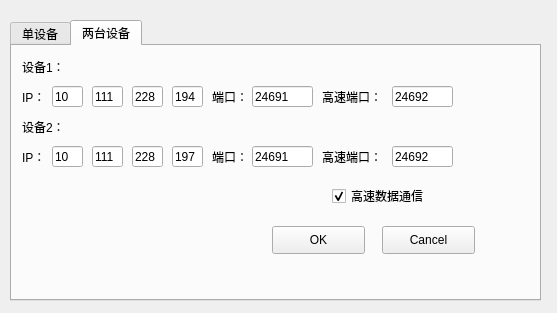
<?xml version="1.0" encoding="UTF-8"?>
<ui version="4.0">
 <class>ConnectDevice</class>
 <widget class="QWidget" name="ConnectDevice">
  <property name="windowModality">
   <enum>Qt::WindowModal</enum>
  </property>
  <property name="geometry">
   <rect>
    <x>0</x>
    <y>0</y>
    <width>557</width>
    <height>313</height>
   </rect>
  </property>
  <property name="windowTitle">
   <string>Form</string>
  </property>
  <widget class="QTabWidget" name="tabWidget">
   <property name="enabled">
    <bool>true</bool>
   </property>
   <property name="geometry">
    <rect>
     <x>10</x>
     <y>20</y>
     <width>531</width>
     <height>281</height>
    </rect>
   </property>
   <property name="currentIndex">
    <number>1</number>
   </property>
   <widget class="QWidget" name="onedevice">
    <attribute name="title">
     <string>单设备</string>
    </attribute>
    <widget class="QPushButton" name="pushButton">
     <property name="geometry">
      <rect>
       <x>220</x>
       <y>140</y>
       <width>93</width>
       <height>28</height>
      </rect>
     </property>
     <property name="text">
      <string>OK</string>
     </property>
    </widget>
    <widget class="QPushButton" name="pushButton_2">
     <property name="geometry">
      <rect>
       <x>330</x>
       <y>140</y>
       <width>93</width>
       <height>28</height>
      </rect>
     </property>
     <property name="text">
      <string>Cancel</string>
     </property>
    </widget>
    <widget class="QLabel" name="label">
     <property name="geometry">
      <rect>
       <x>30</x>
       <y>30</y>
       <width>61</width>
       <height>21</height>
      </rect>
     </property>
     <property name="text">
      <string>IP地址：</string>
     </property>
    </widget>
    <widget class="QLabel" name="label_4">
     <property name="geometry">
      <rect>
       <x>30</x>
       <y>80</y>
       <width>51</width>
       <height>21</height>
      </rect>
     </property>
     <property name="text">
      <string>端口：</string>
     </property>
    </widget>
    <widget class="QLineEdit" name="lineEdit">
     <property name="geometry">
      <rect>
       <x>100</x>
       <y>30</y>
       <width>31</width>
       <height>21</height>
      </rect>
     </property>
     <property name="text">
      <string>10</string>
     </property>
    </widget>
    <widget class="QLineEdit" name="lineEdit_2">
     <property name="geometry">
      <rect>
       <x>150</x>
       <y>30</y>
       <width>31</width>
       <height>21</height>
      </rect>
     </property>
     <property name="text">
      <string>111</string>
     </property>
    </widget>
    <widget class="QLineEdit" name="lineEdit_3">
     <property name="geometry">
      <rect>
       <x>200</x>
       <y>30</y>
       <width>31</width>
       <height>21</height>
      </rect>
     </property>
     <property name="text">
      <string>228</string>
     </property>
    </widget>
    <widget class="QLineEdit" name="lineEdit_4">
     <property name="geometry">
      <rect>
       <x>250</x>
       <y>30</y>
       <width>31</width>
       <height>21</height>
      </rect>
     </property>
     <property name="text">
      <string>194</string>
     </property>
    </widget>
    <widget class="QLineEdit" name="lineEdit_21">
     <property name="geometry">
      <rect>
       <x>100</x>
       <y>80</y>
       <width>61</width>
       <height>21</height>
      </rect>
     </property>
     <property name="text">
      <string>24691</string>
     </property>
    </widget>
    <widget class="QLabel" name="label_connect1">
     <property name="geometry">
      <rect>
       <x>20</x>
       <y>210</y>
       <width>71</width>
       <height>16</height>
      </rect>
     </property>
     <property name="text">
      <string/>
     </property>
    </widget>
   </widget>
   <widget class="QWidget" name="twodevice">
    <attribute name="title">
     <string>两台设备</string>
    </attribute>
    <widget class="QPushButton" name="pushButton_3">
     <property name="geometry">
      <rect>
       <x>260</x>
       <y>180</y>
       <width>93</width>
       <height>28</height>
      </rect>
     </property>
     <property name="text">
      <string>OK</string>
     </property>
    </widget>
    <widget class="QPushButton" name="pushButton_4">
     <property name="geometry">
      <rect>
       <x>370</x>
       <y>180</y>
       <width>93</width>
       <height>28</height>
      </rect>
     </property>
     <property name="text">
      <string>Cancel</string>
     </property>
    </widget>
    <widget class="QLabel" name="label_5">
     <property name="geometry">
      <rect>
       <x>10</x>
       <y>10</y>
       <width>61</width>
       <height>21</height>
      </rect>
     </property>
     <property name="text">
      <string>设备1：</string>
     </property>
    </widget>
    <widget class="QLabel" name="label_6">
     <property name="geometry">
      <rect>
       <x>10</x>
       <y>40</y>
       <width>31</width>
       <height>21</height>
      </rect>
     </property>
     <property name="text">
      <string>IP：</string>
     </property>
    </widget>
    <widget class="QLabel" name="label_7">
     <property name="geometry">
      <rect>
       <x>10</x>
       <y>70</y>
       <width>61</width>
       <height>21</height>
      </rect>
     </property>
     <property name="text">
      <string>设备2：</string>
     </property>
    </widget>
    <widget class="QLabel" name="label_8">
     <property name="geometry">
      <rect>
       <x>10</x>
       <y>100</y>
       <width>31</width>
       <height>21</height>
      </rect>
     </property>
     <property name="text">
      <string>IP：</string>
     </property>
    </widget>
    <widget class="QLineEdit" name="lineEdit_9">
     <property name="geometry">
      <rect>
       <x>40</x>
       <y>40</y>
       <width>31</width>
       <height>21</height>
      </rect>
     </property>
     <property name="text">
      <string>10</string>
     </property>
    </widget>
    <widget class="QLineEdit" name="lineEdit_10">
     <property name="geometry">
      <rect>
       <x>80</x>
       <y>40</y>
       <width>31</width>
       <height>21</height>
      </rect>
     </property>
     <property name="text">
      <string>111</string>
     </property>
    </widget>
    <widget class="QLineEdit" name="lineEdit_11">
     <property name="geometry">
      <rect>
       <x>120</x>
       <y>40</y>
       <width>31</width>
       <height>21</height>
      </rect>
     </property>
     <property name="text">
      <string>228</string>
     </property>
    </widget>
    <widget class="QLineEdit" name="lineEdit_12">
     <property name="geometry">
      <rect>
       <x>160</x>
       <y>40</y>
       <width>31</width>
       <height>21</height>
      </rect>
     </property>
     <property name="text">
      <string>194</string>
     </property>
    </widget>
    <widget class="QLineEdit" name="lineEdit_13">
     <property name="geometry">
      <rect>
       <x>40</x>
       <y>100</y>
       <width>31</width>
       <height>21</height>
      </rect>
     </property>
     <property name="text">
      <string>10</string>
     </property>
    </widget>
    <widget class="QLineEdit" name="lineEdit_14">
     <property name="geometry">
      <rect>
       <x>80</x>
       <y>100</y>
       <width>31</width>
       <height>21</height>
      </rect>
     </property>
     <property name="text">
      <string>111</string>
     </property>
    </widget>
    <widget class="QLineEdit" name="lineEdit_15">
     <property name="geometry">
      <rect>
       <x>120</x>
       <y>100</y>
       <width>31</width>
       <height>21</height>
      </rect>
     </property>
     <property name="text">
      <string>228</string>
     </property>
    </widget>
    <widget class="QLineEdit" name="lineEdit_16">
     <property name="geometry">
      <rect>
       <x>160</x>
       <y>100</y>
       <width>31</width>
       <height>21</height>
      </rect>
     </property>
     <property name="text">
      <string>197</string>
     </property>
    </widget>
    <widget class="QLabel" name="label_15">
     <property name="geometry">
      <rect>
       <x>200</x>
       <y>40</y>
       <width>41</width>
       <height>21</height>
      </rect>
     </property>
     <property name="text">
      <string>端口：</string>
     </property>
    </widget>
    <widget class="QLabel" name="label_16">
     <property name="geometry">
      <rect>
       <x>200</x>
       <y>100</y>
       <width>41</width>
       <height>21</height>
      </rect>
     </property>
     <property name="text">
      <string>端口：</string>
     </property>
    </widget>
    <widget class="QLineEdit" name="lineEdit_17">
     <property name="geometry">
      <rect>
       <x>240</x>
       <y>40</y>
       <width>61</width>
       <height>21</height>
      </rect>
     </property>
     <property name="text">
      <string>24691</string>
     </property>
    </widget>
    <widget class="QLineEdit" name="lineEdit_18">
     <property name="geometry">
      <rect>
       <x>240</x>
       <y>100</y>
       <width>61</width>
       <height>21</height>
      </rect>
     </property>
     <property name="text">
      <string>24691</string>
     </property>
    </widget>
    <widget class="QLabel" name="label_17">
     <property name="geometry">
      <rect>
       <x>310</x>
       <y>40</y>
       <width>71</width>
       <height>21</height>
      </rect>
     </property>
     <property name="text">
      <string>高速端口：</string>
     </property>
    </widget>
    <widget class="QLabel" name="label_18">
     <property name="geometry">
      <rect>
       <x>310</x>
       <y>100</y>
       <width>71</width>
       <height>21</height>
      </rect>
     </property>
     <property name="text">
      <string>高速端口：</string>
     </property>
    </widget>
    <widget class="QLineEdit" name="lineEdit_19">
     <property name="geometry">
      <rect>
       <x>380</x>
       <y>40</y>
       <width>61</width>
       <height>21</height>
      </rect>
     </property>
     <property name="text">
      <string>24692</string>
     </property>
    </widget>
    <widget class="QLineEdit" name="lineEdit_20">
     <property name="geometry">
      <rect>
       <x>380</x>
       <y>100</y>
       <width>61</width>
       <height>21</height>
      </rect>
     </property>
     <property name="text">
      <string>24692</string>
     </property>
    </widget>
    <widget class="QCheckBox" name="checkBox">
     <property name="enabled">
      <bool>true</bool>
     </property>
     <property name="geometry">
      <rect>
       <x>320</x>
       <y>140</y>
       <width>121</width>
       <height>20</height>
      </rect>
     </property>
     <property name="text">
      <string>高速数据通信</string>
     </property>
     <property name="checked">
      <bool>true</bool>
     </property>
    </widget>
    <widget class="QLabel" name="label_connect2">
     <property name="geometry">
      <rect>
       <x>10</x>
       <y>220</y>
       <width>71</width>
       <height>16</height>
      </rect>
     </property>
     <property name="text">
      <string/>
     </property>
    </widget>
   </widget>
  </widget>
 </widget>
 <resources/>
 <connections>
  <connection>
   <sender>pushButton</sender>
   <signal>clicked()</signal>
   <receiver>ConnectDevice</receiver>
   <slot>OnBnClickedOk1()</slot>
   <hints>
    <hint type="sourcelabel">
     <x>316</x>
     <y>210</y>
    </hint>
    <hint type="destinationlabel">
     <x>192</x>
     <y>284</y>
    </hint>
   </hints>
  </connection>
  <connection>
   <sender>pushButton_3</sender>
   <signal>clicked()</signal>
   <receiver>ConnectDevice</receiver>
   <slot>OnBnClickedOk2()</slot>
   <hints>
    <hint type="sourcelabel">
     <x>319</x>
     <y>251</y>
    </hint>
    <hint type="destinationlabel">
     <x>239</x>
     <y>289</y>
    </hint>
   </hints>
  </connection>
  <connection>
   <sender>pushButton_2</sender>
   <signal>clicked()</signal>
   <receiver>ConnectDevice</receiver>
   <slot>close()</slot>
   <hints>
    <hint type="sourcelabel">
     <x>397</x>
     <y>197</y>
    </hint>
    <hint type="destinationlabel">
     <x>548</x>
     <y>171</y>
    </hint>
   </hints>
  </connection>
  <connection>
   <sender>pushButton_4</sender>
   <signal>clicked()</signal>
   <receiver>ConnectDevice</receiver>
   <slot>close()</slot>
   <hints>
    <hint type="sourcelabel">
     <x>427</x>
     <y>236</y>
    </hint>
    <hint type="destinationlabel">
     <x>550</x>
     <y>261</y>
    </hint>
   </hints>
  </connection>
 </connections>
 <slots>
  <slot>OnBnClickedOk1()</slot>
  <slot>OnBnClickedOk2()</slot>
 </slots>
</ui>
